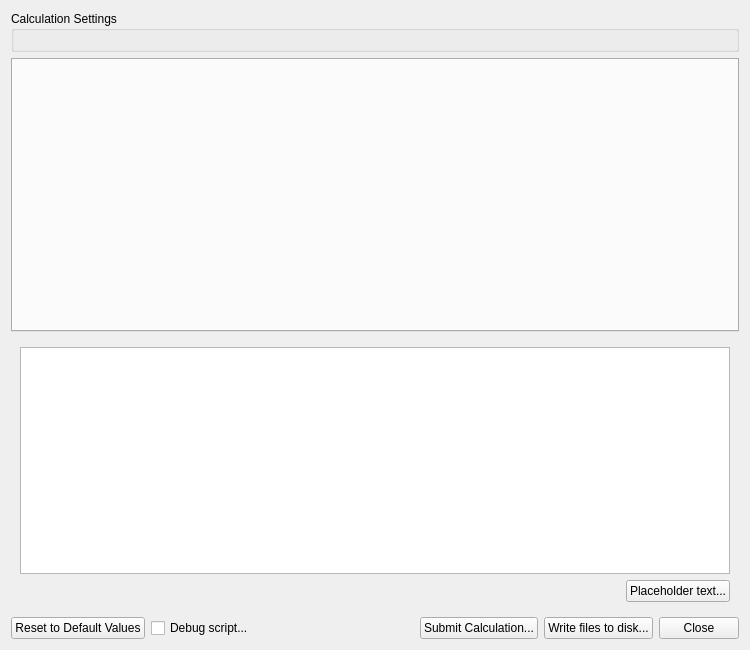
<?xml version="1.0" encoding="UTF-8"?>
<ui version="4.0">
 <class>Avogadro::QtGui::InputGeneratorWidget</class>
 <widget class="QWidget" name="Avogadro::QtGui::InputGeneratorWidget">
  <property name="geometry">
   <rect>
    <x>0</x>
    <y>0</y>
    <width>750</width>
    <height>650</height>
   </rect>
  </property>
  <property name="windowTitle">
   <string>Form</string>
  </property>
  <layout class="QVBoxLayout" name="verticalLayout_2">
   <item>
    <widget class="QGroupBox" name="groupBox2">
     <property name="sizePolicy">
      <sizepolicy hsizetype="Expanding" vsizetype="Maximum">
       <horstretch>0</horstretch>
       <verstretch>0</verstretch>
      </sizepolicy>
     </property>
     <property name="title">
      <string>Calculation Settings</string>
     </property>
     <layout class="QHBoxLayout" name="horizontalLayout">
      <item>
       <widget class="QWidget" name="optionsWidget" native="true"/>
      </item>
     </layout>
    </widget>
   </item>
   <item>
    <widget class="QTabWidget" name="tabWidget">
     <property name="sizePolicy">
      <sizepolicy hsizetype="Expanding" vsizetype="Expanding">
       <horstretch>0</horstretch>
       <verstretch>0</verstretch>
      </sizepolicy>
     </property>
    </widget>
   </item>
   <item>
    <widget class="QFrame" name="warningBox">
     <layout class="QVBoxLayout" name="verticalLayout">
      <item>
       <widget class="QTextBrowser" name="warningText"/>
      </item>
      <item>
       <layout class="QHBoxLayout" name="horizontalLayout_4">
        <item>
         <spacer name="horizontalSpacer">
          <property name="orientation">
           <enum>Qt::Horizontal</enum>
          </property>
          <property name="sizeHint" stdset="0">
           <size>
            <width>40</width>
            <height>20</height>
           </size>
          </property>
         </spacer>
        </item>
        <item>
         <widget class="QPushButton" name="warningTextButton">
          <property name="text">
           <string>Placeholder text...</string>
          </property>
         </widget>
        </item>
       </layout>
      </item>
     </layout>
    </widget>
   </item>
   <item>
    <layout class="QHBoxLayout">
     <item>
      <widget class="QPushButton" name="defaultsButton">
       <property name="text">
        <string>Reset to Default Values</string>
       </property>
      </widget>
     </item>
     <item>
      <widget class="QCheckBox" name="debugCheckBox">
       <property name="text">
        <string>Debug script...</string>
       </property>
      </widget>
     </item>
     <item>
      <spacer>
       <property name="orientation">
        <enum>Qt::Horizontal</enum>
       </property>
       <property name="sizeType">
        <enum>QSizePolicy::MinimumExpanding</enum>
       </property>
       <property name="sizeHint" stdset="0">
        <size>
         <width>13</width>
         <height>20</height>
        </size>
       </property>
      </spacer>
     </item>
     <item>
      <widget class="QPushButton" name="computeButton">
       <property name="text">
        <string>Submit Calculation...</string>
       </property>
      </widget>
     </item>
     <item>
      <widget class="QPushButton" name="generateButton">
       <property name="text">
        <string>Write files to disk...</string>
       </property>
      </widget>
     </item>
     <item>
      <widget class="QPushButton" name="closeButton">
       <property name="text">
        <string>Close</string>
       </property>
      </widget>
     </item>
    </layout>
   </item>
  </layout>
 </widget>
 <resources/>
 <connections/>
</ui>
